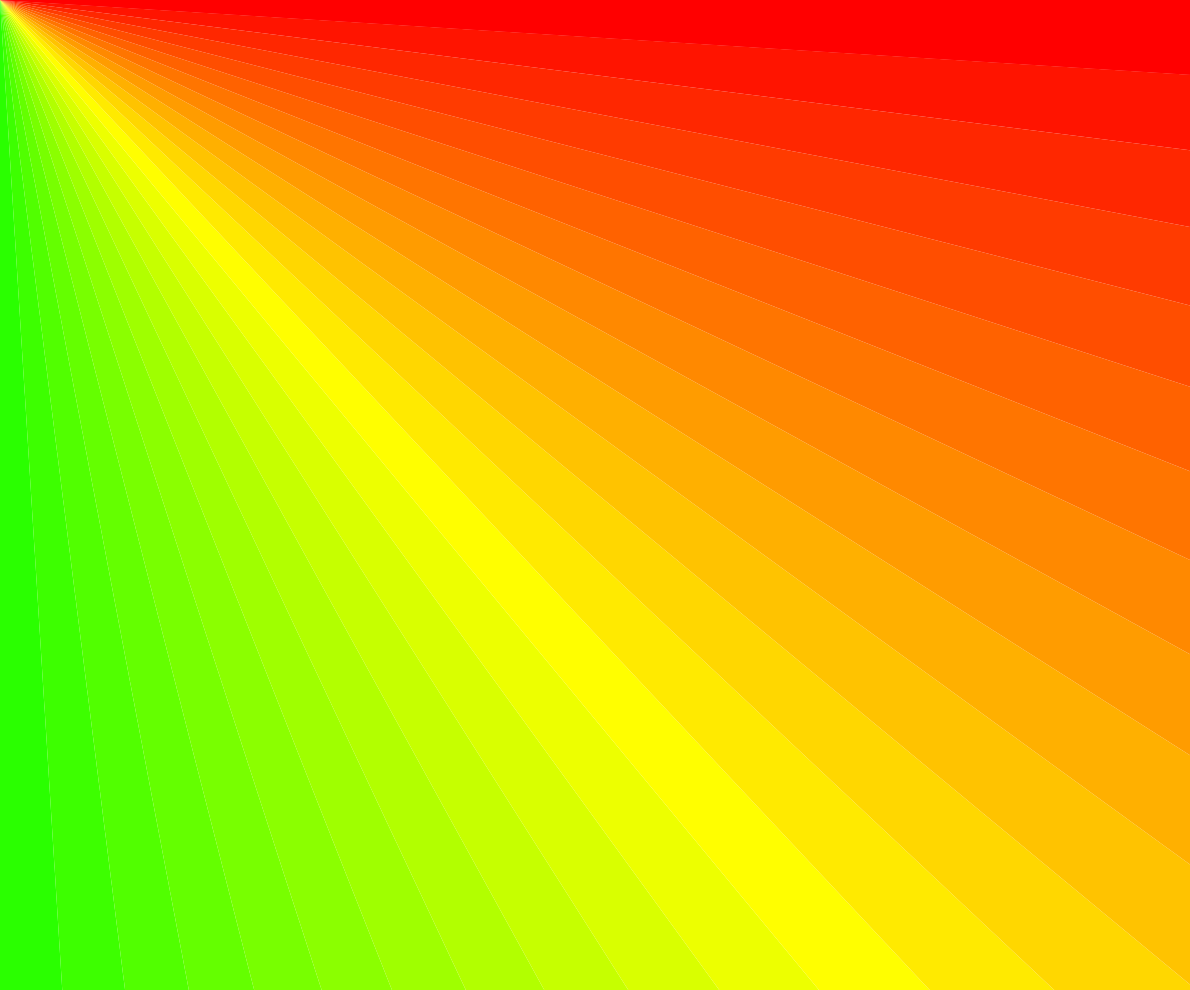
Frame 1 (no input)
Frame 60 (no input): identical to frame 1, image omitted
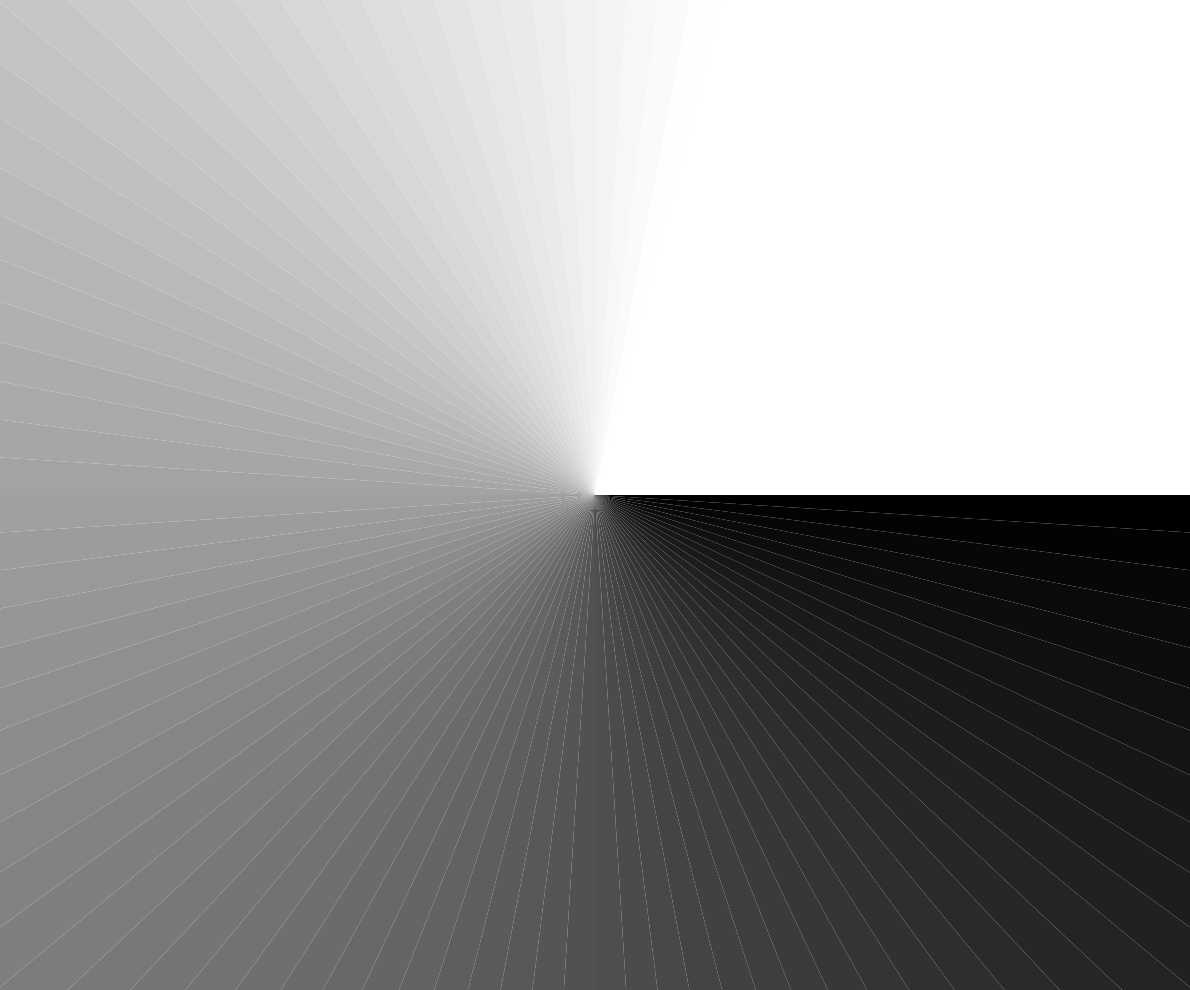
Frame 120 (the mouse pressed at the canvas centre since frame 60)

The p5.js sketch that drew these frames (run headless with seeded random() and noise() and a simulated clock; from frame 60 on, the mouse is pressed at the canvas centre):

// p5.js sketch
// ── sketch.js


var black = true;

function setup() {
  // put setup code here
 createCanvas(windowWidth-10,windowHeight-10);

}



function mousePressed()
{
  black = !black;
}


function draw() {
  if(black)
  {
    background("white");
    fill("black");
    //ellipse(mouseX,mouseY,10,10);
    var n = 100;
    colorMode(HSB, 100);
    for (var i = n; i >= 0; i--) {
      //line(mouseX,mouseY,mouseX+100000*cos(PI/(n/2)*i),mouseY+100000*sin(PI/(n/2)*i));
      fill(255/(2*n)*i, 255, 255);
      noStroke();
      beginShape();
      vertex(mouseX, mouseY);
      vertex(mouseX+100000*cos(PI/(n/2)*i),mouseY+100000*sin(PI/(n/2)*i));
      vertex(mouseX+100000*cos(PI/(n/2)*(i+1)),mouseY+100000*sin(PI/(n/2)*(i+1)));
      endShape(CLOSE);

    }
  }
  else
  {
    background("white");
    fill("black");
    //ellipse(mouseX,mouseY,10,10);
    var n = 100;
    colorMode(RGB, 100);
    for (var i = n; i >= 0; i--) {
      //line(mouseX,mouseY,mouseX+100000*cos(PI/(n/2)*i),mouseY+100000*sin(PI/(n/2)*i));
      fill(255/( 2*n)*i);
      noStroke();
      beginShape();
      vertex(mouseX, mouseY);
      vertex(mouseX+100000*cos(PI/(n/2)*i),mouseY+100000*sin(PI/(n/2)*i));
      vertex(mouseX+100000*cos(PI/(n/2)*(i+1)),mouseY+100000*sin(PI/(n/2)*(i+1)));
      endShape(CLOSE);

    }
  }
  

  
  
}
